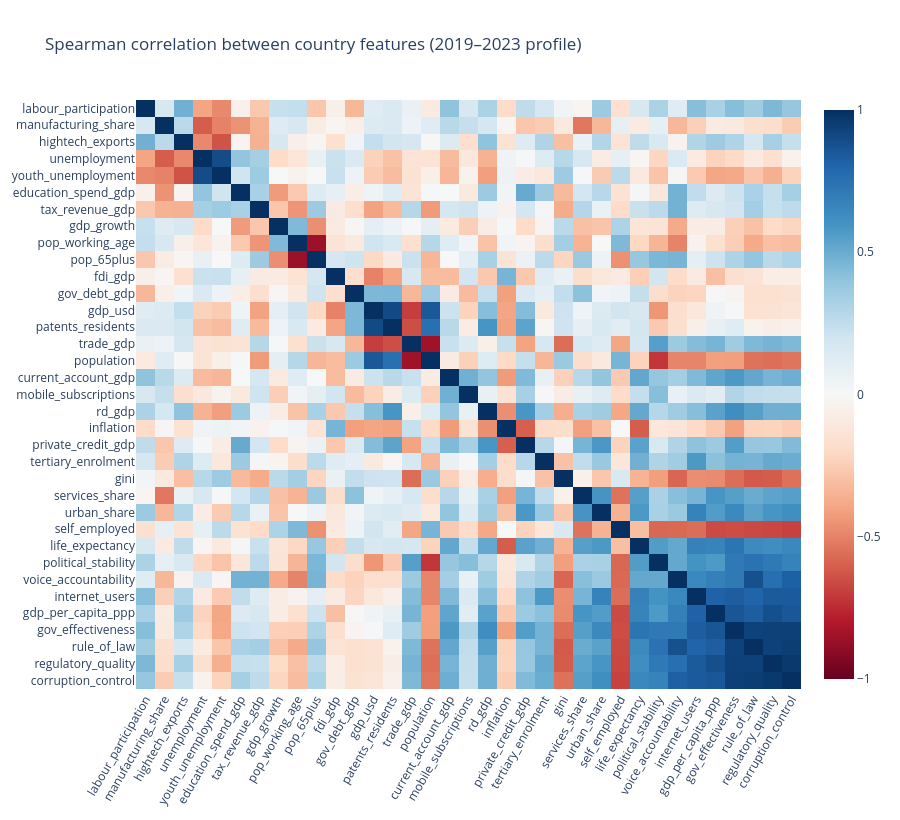

Here is the notebook cell this chart was saved with:
### Markdown cell above
### 2.2 How the country features relate to each other
Spearman correlation (ranks, so robust to outliers). Features are ordered by hierarchical clustering so related variables sit together. Large blocks of strong colour mean the features carry **overlapping information**: many "different" indicators are really one underlying factor (development level).

### Code cell
corr = profile.corr(method="spearman")
dist = squareform(1 - corr.abs().fillna(0).values, checks=False)
order = hierarchy.leaves_list(hierarchy.linkage(dist, "average"))
co = corr.iloc[order, order]
fig = px.imshow(co, color_continuous_scale="RdBu", zmin=-1, zmax=1, aspect="auto", title="Spearman correlation between country features (2019–2023 profile)")
fig.update_layout(height=820, xaxis_tickangle=-60)
fig.show()
pairs = corr.where(np.triu(np.ones(corr.shape, bool), 1)).stack().rename("rho").reset_index()
pairs.columns = ["feature_a", "feature_b", "rho"]
strong = pairs[pairs.rho.abs() >= 0.85].sort_values("rho", key=abs, ascending=False)
print(f"{len(strong)} feature pairs with |rho| >= 0.85 (of {len(pairs)}). Strongest:")
strong.head(15)

### Figure 1 — Plotly figure (JSON) as saved in the notebook; plotly's stock layout.template omitted (floating-point values rounded to 4 significant figures; data arrays with more than 128 entries replaced by an {"elided": "..."} marker saying what was removed)
{"data": [{"coloraxis": "coloraxis", "hovertemplate": "x: %{x}<br>y: %{y}<br>color: %{z}<extra></extra>", "name": "0", "type": "heatmap", "x": ["labour_participation", "manufacturing_share", "hightech_exports", "unemployment", "youth_unemployment", "education_spend_gdp", "tax_revenue_gdp", "gdp_growth", "pop_working_age", "pop_65plus", "fdi_gdp", "gov_debt_gdp", "gdp_usd", "patents_residents", "trade_gdp", "population", "current_account_gdp", "mobile_subscriptions", "rd_gdp", "inflation", "private_credit_gdp", "tertiary_enrolment", "gini", "services_share", "urban_share", "self_employed", "life_expectancy", "political_stability", "voice_accountability", "internet_users", "gdp_per_capita_ppp", "gov_effectiveness", "rule_of_law", "regulatory_quality", "corruption_control"], "xaxis": "x", "y": ["labour_participation", "manufacturing_share", "hightech_exports", "unemployment", "youth_unemployment", "education_spend_gdp", "tax_revenue_gdp", "gdp_growth", "pop_working_age", "pop_65plus", "fdi_gdp", "gov_debt_gdp", "gdp_usd", "patents_residents", "trade_gdp", "population", "current_account_gdp", "mobile_subscriptions", "rd_gdp", "inflation", "private_credit_gdp", "tertiary_enrolment", "gini", "services_share", "urban_share", "self_employed", "life_expectancy", "political_stability", "voice_accountability", "internet_users", "gdp_per_capita_ppp", "gov_effectiveness", "rule_of_law", "regulatory_quality", "corruption_control"], "yaxis": "y", "z": {"elided": "35x35 float values"}}], "layout": {"coloraxis": {"autocolorscale": false, "cmax": 1, "cmin": -1, "colorscale": [[0, "rgb(103,0,31)"], [0.1, "rgb(178,24,43)"], [0.2, "rgb(214,96,77)"], [0.3, "rgb(244,165,130)"], [0.4, "rgb(253,219,199)"], [0.5, "rgb(247,247,247)"], [0.6, "rgb(209,229,240)"], [0.7, "rgb(146,197,222)"], [0.8, "rgb(67,147,195)"], [0.9, "rgb(33,102,172)"], [1, "rgb(5,48,97)"]]}, "height": 820, "title": {"text": "Spearman correlation between country features (2019–2023 profile)"}, "xaxis": {"anchor": "y", "domain": [0, 1], "tickangle": -60}, "yaxis": {"anchor": "x", "autorange": "reversed", "domain": [0, 1]}}}
